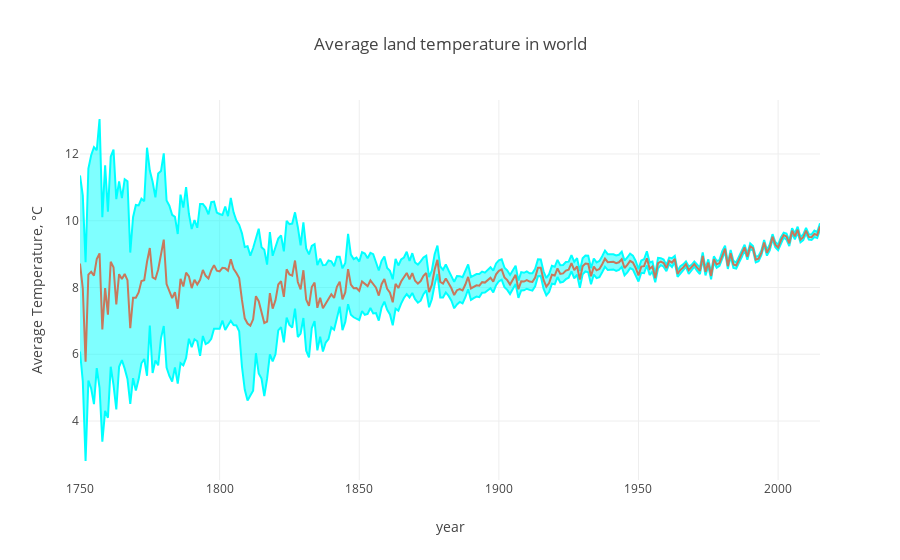

The notebook cell saved with this chart:
### Code cell
years = df_global['year'].unique()
mean_temp_world = []
mean_temp_world_unc = []

for year in years:
    mean_temp_world.append(df_global[df_global['year'] == year]['LandAverageTemperature'].mean())
    mean_temp_world_unc.append(df_global[df_global['year'] == year]['LandAverageTemperatureUncertainty'].mean())
    
trace0 = go.Scatter(
    x = years, 
    y = np.array(mean_temp_world) + np.array(mean_temp_world_unc),
    fill= None,
    mode='lines',
    name='Uncertainty top',
    line=dict(
        color='rgb(0, 255, 255)',
    )
)
trace1 = go.Scatter(
    x = years, 
    y = np.array(mean_temp_world) - np.array(mean_temp_world_unc),
    fill='tonexty',
    mode='lines',
    name='Uncertainty bot',
    line=dict(
        color='rgb(0, 255, 255)',
    )
)

trace2 = go.Scatter(
    x = years, 
    y = mean_temp_world,
    name='Average Temperature',
    line=dict(
        color='rgb(199, 121, 093)',
    )
)
data = [trace0, trace1, trace2]

layout = go.Layout(
    xaxis=dict(title='year'),
    yaxis=dict(title='Average Temperature, °C'),
    title='Average land temperature in world',
    showlegend = False)

fig = go.Figure(data=data, layout=layout)
py.iplot(fig)

### Figure 1 — Plotly figure (JSON) as saved in the notebook; plotly's stock layout.template omitted (floating-point values rounded to 4 significant figures; data arrays with more than 128 entries replaced by an {"elided": "..."} marker saying what was removed)
{"data": [{"fill": null, "line": {"color": "rgb(0, 255, 255)"}, "mode": "lines", "name": "Uncertainty top", "type": "scatter", "x": {"elided": "266 int values"}, "y": {"elided": "266 float values"}}, {"fill": "tonexty", "line": {"color": "rgb(0, 255, 255)"}, "mode": "lines", "name": "Uncertainty bot", "type": "scatter", "x": {"elided": "266 int values"}, "y": {"elided": "266 float values"}}, {"line": {"color": "rgb(199, 121, 093)"}, "name": "Average Temperature", "type": "scatter", "x": {"elided": "266 int values"}, "y": {"elided": "266 float values"}}], "layout": {"showlegend": false, "title": "Average land temperature in world", "xaxis": {"title": "year"}, "yaxis": {"title": "Average Temperature, °C"}}}
